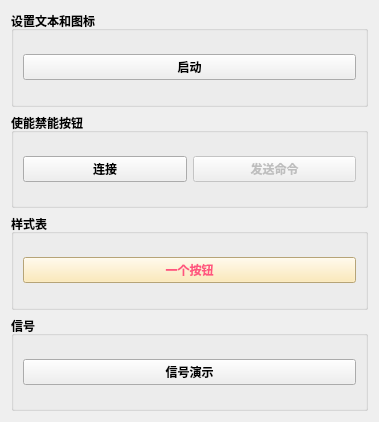
<?xml version="1.0" encoding="UTF-8"?>
<ui version="4.0">
 <class>Widget</class>
 <widget class="QWidget" name="Widget">
  <property name="geometry">
   <rect>
    <x>0</x>
    <y>0</y>
    <width>379</width>
    <height>422</height>
   </rect>
  </property>
  <property name="windowTitle">
   <string>Widget</string>
  </property>
  <layout class="QVBoxLayout" name="verticalLayout">
   <item>
    <widget class="QGroupBox" name="groupBox">
     <property name="font">
      <font>
       <bold>true</bold>
      </font>
     </property>
     <property name="title">
      <string>设置文本和图标</string>
     </property>
     <layout class="QVBoxLayout" name="verticalLayout_2">
      <item>
       <widget class="QPushButton" name="btnStart">
        <property name="enabled">
         <bool>true</bool>
        </property>
        <property name="text">
         <string>启动</string>
        </property>
        <property name="icon">
         <iconset resource="main.qrc">
          <normaloff>:/icon/start.ico</normaloff>:/icon/start.ico</iconset>
        </property>
        <property name="iconSize">
         <size>
          <width>32</width>
          <height>32</height>
         </size>
        </property>
       </widget>
      </item>
     </layout>
    </widget>
   </item>
   <item>
    <widget class="QGroupBox" name="groupBox_2">
     <property name="font">
      <font>
       <bold>true</bold>
      </font>
     </property>
     <property name="title">
      <string>使能禁能按钮</string>
     </property>
     <layout class="QHBoxLayout" name="horizontalLayout">
      <item>
       <widget class="QPushButton" name="btnConnect">
        <property name="text">
         <string>连接</string>
        </property>
       </widget>
      </item>
      <item>
       <widget class="QPushButton" name="btnSend">
        <property name="enabled">
         <bool>false</bool>
        </property>
        <property name="text">
         <string>发送命令</string>
        </property>
       </widget>
      </item>
     </layout>
    </widget>
   </item>
   <item>
    <widget class="QGroupBox" name="groupBox_3">
     <property name="font">
      <font>
       <bold>true</bold>
      </font>
     </property>
     <property name="title">
      <string>样式表</string>
     </property>
     <layout class="QVBoxLayout" name="verticalLayout_3">
      <item>
       <widget class="QPushButton" name="btnStyle">
        <property name="styleSheet">
         <string notr="true">background-color: rgb(255, 230, 166);
color: rgb(255, 85, 127);</string>
        </property>
        <property name="text">
         <string>一个按钮</string>
        </property>
       </widget>
      </item>
     </layout>
    </widget>
   </item>
   <item>
    <widget class="QGroupBox" name="groupBox_4">
     <property name="font">
      <font>
       <bold>true</bold>
      </font>
     </property>
     <property name="title">
      <string>信号</string>
     </property>
     <layout class="QVBoxLayout" name="verticalLayout_4">
      <item>
       <widget class="QPushButton" name="btnSignal">
        <property name="text">
         <string>信号演示</string>
        </property>
       </widget>
      </item>
     </layout>
    </widget>
   </item>
  </layout>
 </widget>
 <resources>
  <include location="main.qrc"/>
 </resources>
 <connections/>
</ui>
